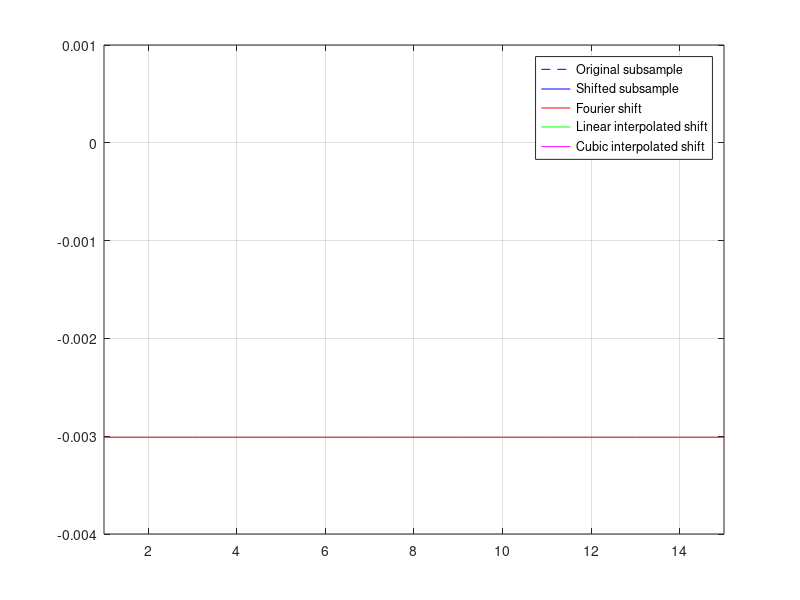

This chart was generated by the following MATLAB code:
% Create a bandlimited random sequence
nSamples = 1024;
zfull = randn(nSamples,1);
hLPF = firpm(nSamples / 8, [0 0.075 0.1 1], [1 1 0 0]);
ZBL = fft(zfull) .* fft(hLPF', nSamples);
zbl = ifft(ZBL);

% Subsample it
subsample = 10;
zbl_deci = zbl(1:subsample:end);
nSubSample = length(zbl_deci);

shift = .5;
% Get the nearest neighbor shifted sequence from the band limited sequence
idxShift = [1:subsample:nSamples] + shift * subsample;
idxShift = round(idxShift);
idxShift = idxShift((idxShift >= 1 & idxShift <= nSamples));
zbl_deci_shift = zbl(idxShift);

% Compute the fourier transform approximation of the sub pixel shift
ZBL_DECI = fft(zbl_deci);
nFFT = length(ZBL_DECI);
w = 2*pi*[0:nFFT-1]'./nFFT;
zbl_d10_shift = real(ifft(exp(-j*w*shift) .* ZBL_DECI));

% Display the shifted signal
clf
plot(zbl_deci, 'b--');
hold on
plot(zbl_deci_shift, 'b');
plot(zbl_d10_shift, 'r');
set(gca, 'xlim', [1 15]);
grid on

% Compute the linear interpolation sub pixel shift
zbl_d10_interp = interp1([1:nSubSample], zbl_deci, [1:nSubSample]+shift);
plot(zbl_d10_interp, 'g');

% Compute the cubic interpolation sub pixel shift
zbl_d10_cubic = interp1([1:nSubSample], zbl_deci, [1:nSubSample]+shift, 'cubic');
plot(zbl_d10_cubic, 'm');

legend('Original subsample', ...
  'Shifted subsample', ...
  'Fourier shift', ...
  'Linear interpolated shift', ...
  'Cubic interpolated shift');